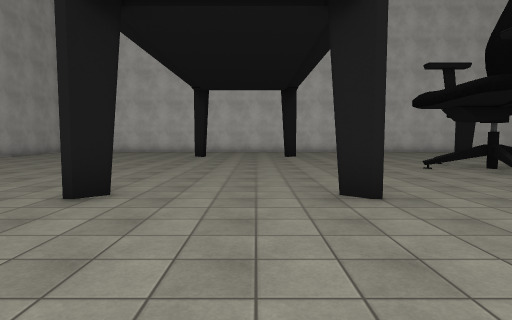
[1] (above)

22 first-person views from a walk through a Unity game level. The camera is 1.5 m above the floor, tilts 4° down and sees 75° across. The floor is counted in squares, 2 m on a side. Each view is taken from the middle of a square. On the plan, view 1 faces up. The plan holds only what a view shows up to about 11 squares ahead; the rest is blank. Some surface patterns are stand-ins.

[2]
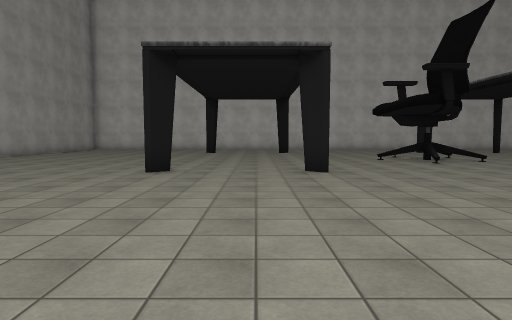

[3]
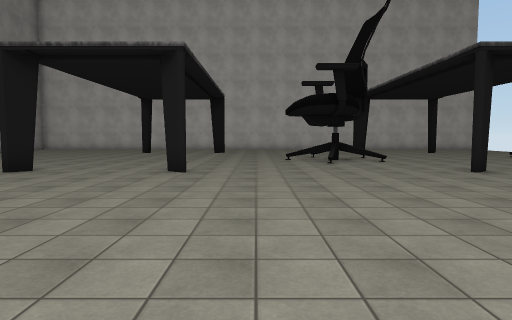

[4]
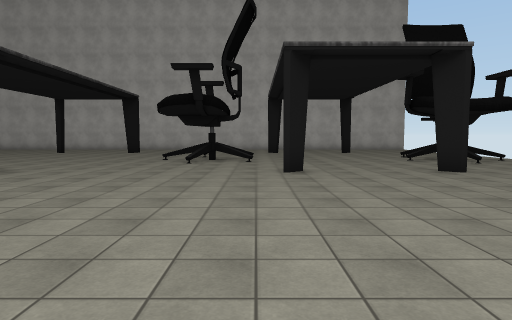

[5]
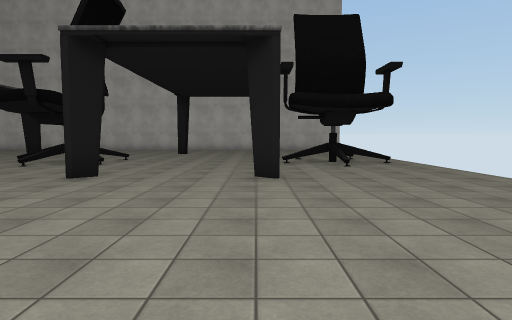

[6]
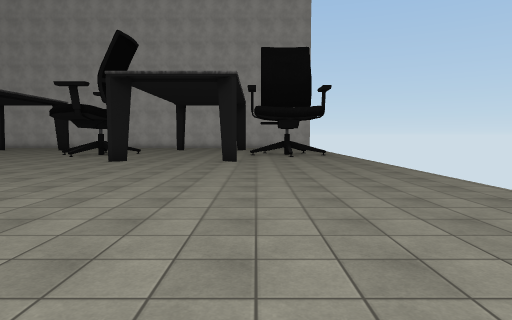

[7]
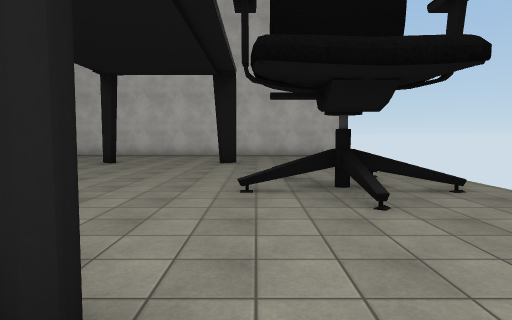

[8]
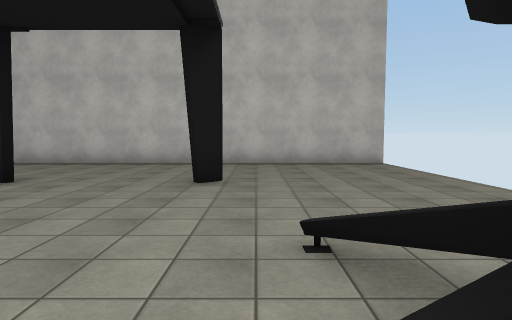

[9]
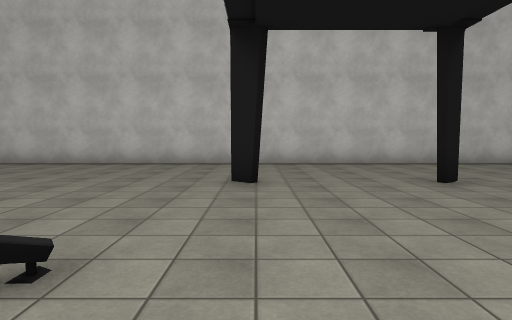

[10]
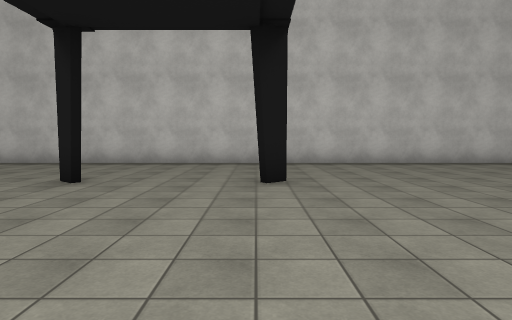

[11]
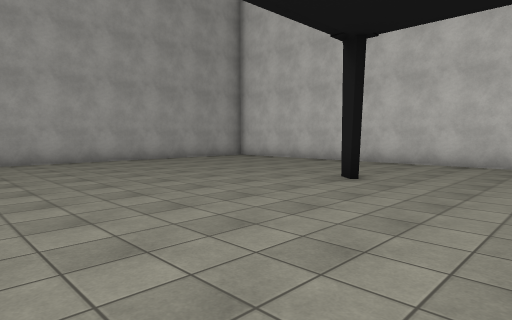

[12]
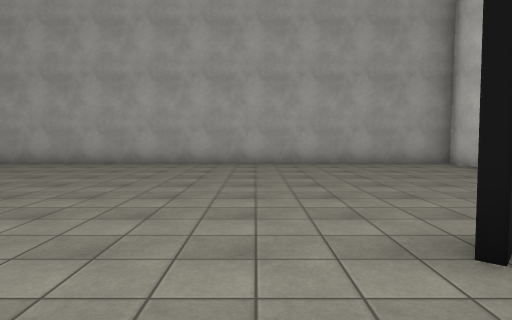

[13]
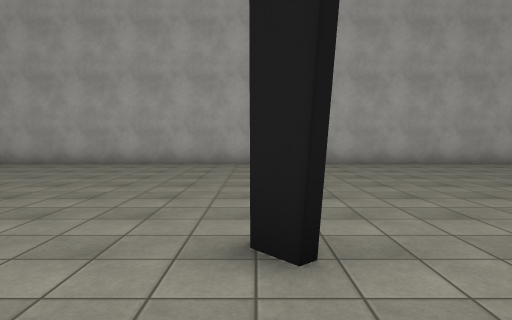

[14]
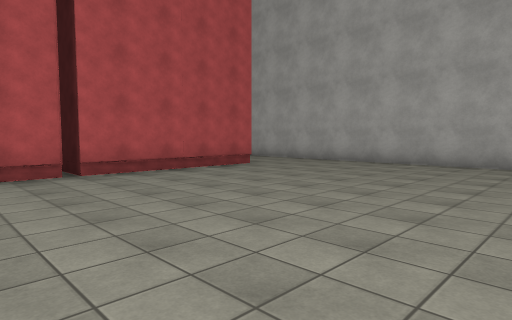

[15]
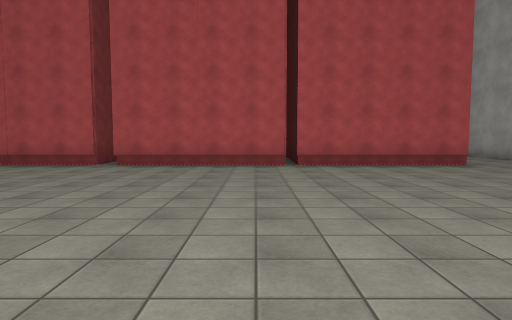

[16]
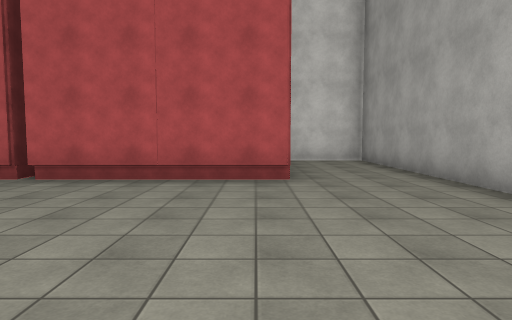

[17]
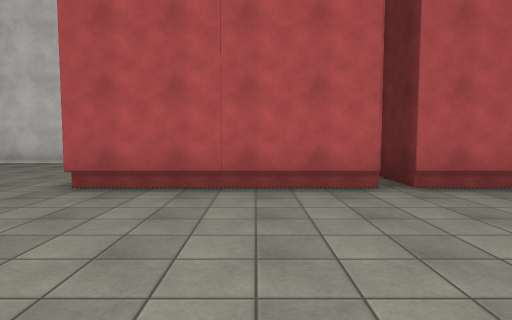

[18]
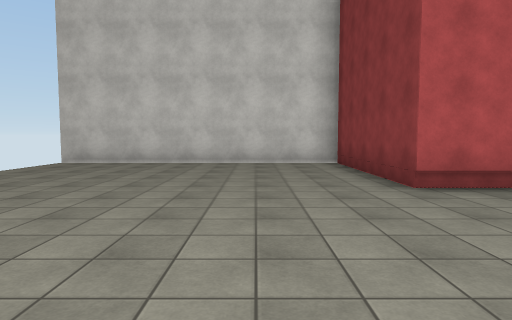

[19]
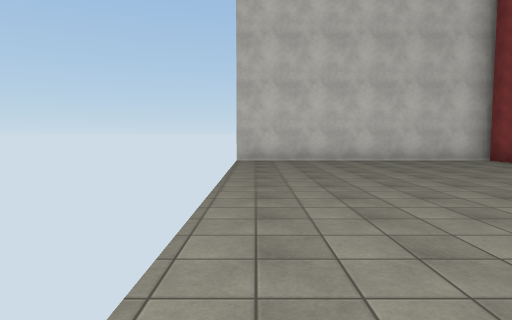

[20]
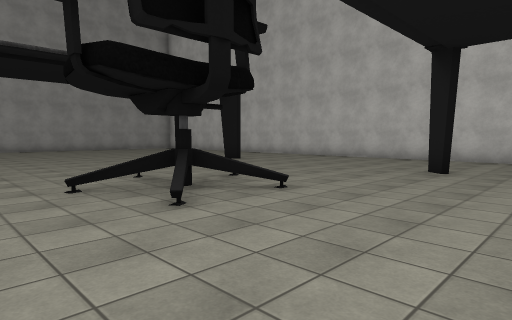

[21]
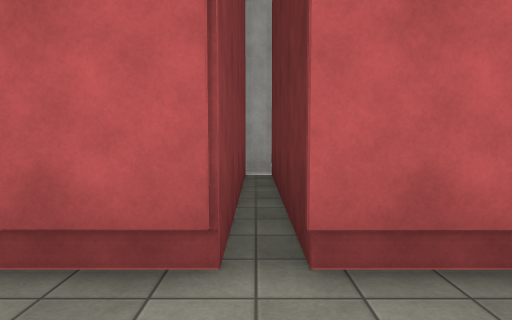

[22]
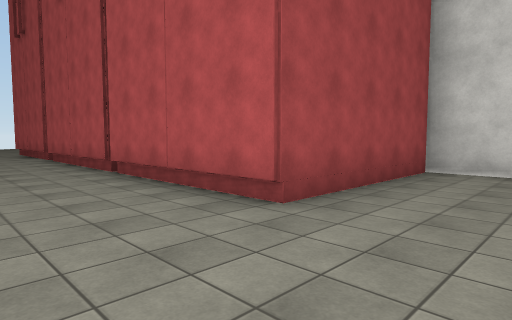

### Floor plan
Points are (right, up) in squares from view 1. A wall is a line through its corners. A room is listed if a view was taken in it or the views show most of it. See-through windows are left out.
Room 1 (views 1, 2, 3, 4, 5, 6, 7, 8, 9, 10, 11, 12, 13, 14, 15, 16, 17, 18, 19, 20, 21, 22)
walls: (5.9, 7.7) (4.8, 8); (6, 8.2) (5.7, 7.8) (6.6, 7.2); (-1.8, 4.3) (-2.3, 3.9); (6.4, 8.5) (5.7, 7.9); (8.1, 4.3) (7.6, 3.9); (1.5, 12.6) (1.1, 12.2); (11.4, 3.9) (10.9, 4.3); (-1.8, 12.2) (-2.3, 12.6); (8.1, 12.2) (7.6, 12.6); (13.2, 7.9) (12.3, 7.6); (13.4, 7.4) (13.3, 7.7); (11.4, 12.6) (10.9, 12.2); (14.3, 7.6) (13.3, 7.9); (3.2, -8.2) (3.2, -3.7) (7.7, -3.7) (7.7, -8.6) (15.6, -8.6); (2.6, -8.6) (3.2, -8.6); (-8.1, 16.5) (-9.4, 16.5) (-9.4, -8.6) (-6.6, -8.6) (-6.6, -3.7) (2.7, -3.7) (2.7, -8.2); (15.6, 16.5) (-6.2, 16.5)
low walls: (5.2, 6.9) (5.4, 7.5); (5.6, 7.2) (5.1, 6.4); (5.6, 7.7) (5.2, 6.5); (5.7, 7.8) (4, 7.8); (6.4, 7.2) (5.6, 7.8); (6.9, 8.9) (6.5, 8.5); (13.2, 7) (13.2, 7.7); (13, 8.2) (12.7, 8.8); (13.2, 8) (12.6, 8.8); (13.3, 7.7) (12.4, 7.7); (14.2, 7.7) (13.5, 7.7)

Where each view was taken, in squares from view 1:
view 1: 0 up, 0 right, facing up
view 2: 3 down, 0 right, facing up
view 3: 3 down, 3 right, facing up
view 4: 3 down, 7 right, facing up
view 5: 2 down, 11 right, facing up
view 6: 6 down, 12 right, facing up
view 7: 3 up, 12 right, facing up
view 8: 7 up, 12 right, facing up
view 9: 7 up, 8 right, facing up
view 10: 7 up, 1 right, facing up
view 11: 7 up, 1 right, facing up-left
view 12: 11 up, 0 right, facing left
view 13: 4 up, 0 right, facing left
view 14: 3 up, 0 right, facing down-left
view 15: 5 up, 1 left, facing down
view 16: 2 up, 6 left, facing down
view 17: 1 up, 5 right, facing down
view 18: 1 up, 10 right, facing down
view 19: 2 up, 15 right, facing down
view 20: 5 up, 10 right, facing up-left
view 21: 2 down, 3 right, facing down
view 22: 1 down, 9 left, facing down-right
